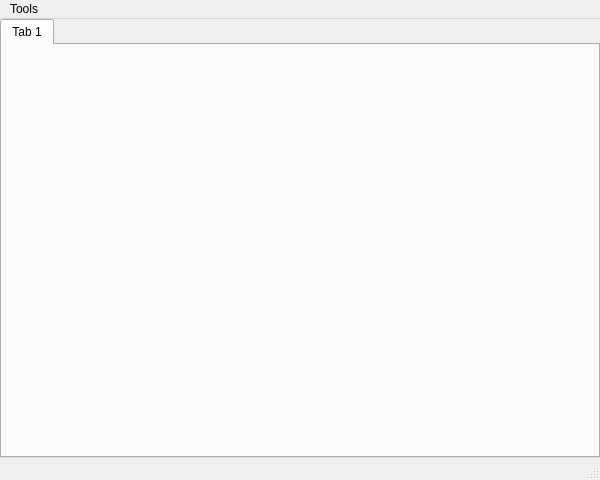
<?xml version="1.0" encoding="UTF-8"?>
<ui version="4.0">
 <class>MainWindow</class>
 <widget class="QMainWindow" name="Form">
  <property name="geometry">
   <rect>
    <x>0</x>
    <y>0</y>
    <width>600</width>
    <height>480</height>
   </rect>
  </property>
  <property name="font">
   <font>
    <stylestrategy>PreferAntialias</stylestrategy>
   </font>
  </property>
  <property name="windowTitle">
   <string>Form</string>
  </property>
  <widget class="QWidget" name="centralwidget">
   <layout class="QVBoxLayout" name="verticalLayout">
    <property name="spacing">
     <number>0</number>
    </property>
    <property name="leftMargin">
     <number>0</number>
    </property>
    <property name="topMargin">
     <number>0</number>
    </property>
    <property name="rightMargin">
     <number>0</number>
    </property>
    <property name="bottomMargin">
     <number>0</number>
    </property>
    <item>
     <widget class="QTabWidget" name="tabWidget">
      <widget class="QWidget" name="tab">
       <attribute name="title">
        <string>Tab 1</string>
       </attribute>
      </widget>
     </widget>
    </item>
   </layout>
  </widget>
  <widget class="QMenuBar" name="menubar">
   <property name="geometry">
    <rect>
     <x>0</x>
     <y>0</y>
     <width>600</width>
     <height>22</height>
    </rect>
   </property>
   <widget class="QMenu" name="menuTools">
    <property name="title">
     <string>Tools</string>
    </property>
    <addaction name="actionSearch_HID_Sources"/>
    <addaction name="actionSelect_Image_Point"/>
    <addaction name="actionSelect_Screen_Color"/>
    <addaction name="actionTest_HID"/>
   </widget>
   <addaction name="menuTools"/>
  </widget>
  <widget class="QStatusBar" name="statusbar"/>
  <action name="actionSearch_HID_Sources">
   <property name="text">
    <string>Search HID Sources</string>
   </property>
  </action>
  <action name="actionSelect_Image_Point">
   <property name="text">
    <string>Select Image Point</string>
   </property>
  </action>
  <action name="actionSelect_Screen_Color">
   <property name="text">
    <string>Select Screen Color</string>
   </property>
  </action>
  <action name="actionTest_HID">
   <property name="text">
    <string>Test HID</string>
   </property>
  </action>
 </widget>
 <resources/>
 <connections/>
</ui>
